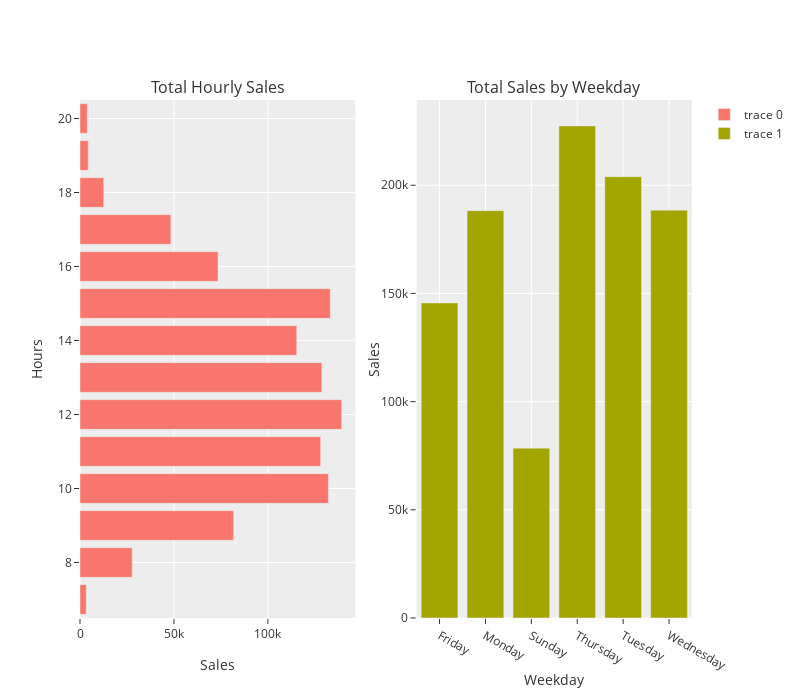

The cell this chart's notebook holds for it:
### Code cell
sales_by_hour = df_.groupby(by='Hour')['Sales'].sum().reset_index()
sales_by_weekday = df_.groupby(by='weekday')['Sales'].sum().reset_index()

fig = make_subplots(rows=1, cols=2,subplot_titles=("Total Hourly Sales", "Total Sales by Weekday"))
fig.add_trace(go.Bar(y=sales_by_hour.Hour, x=sales_by_hour.Sales,orientation='h'),row=1, col=1)
fig.add_trace(go.Bar(x=sales_by_weekday.weekday, y=sales_by_weekday.Sales),row=1, col=2)
fig.update_layout(height=700, width=800,template='ggplot2')
fig.update_xaxes(title_text="Sales", row=1, col=1)
fig.update_xaxes(title_text="Weekday", row=1, col=2)
fig.update_yaxes(title_text="Hours", row=1, col=1)
fig.update_yaxes(title_text="Sales", row=1, col=2)
fig.show()


del [sales_by_hour,sales_by_weekday]

### Figure 1 — Plotly figure (JSON) as saved in the notebook; plotly's stock layout.template omitted (floating-point values rounded to 4 significant figures)
{"data": [{"orientation": "h", "type": "bar", "x": [3312.0, 27780.0, 81740.0, 132200.0, 128100.0, 139200.0, 128700.0, 115400.0, 133200.0, 73480.0, 48370.0, 12610.0, 4366.0, 3835.0], "xaxis": "x", "y": [7, 8, 9, 10, 11, 12, 13, 14, 15, 16, 17, 18, 19, 20], "yaxis": "y"}, {"type": "bar", "x": ["Friday", "Monday", "Sunday", "Thursday", "Tuesday", "Wednesday"], "xaxis": "x2", "y": [145600.0, 188300.0, 78510.0, 227400.0, 203900.0, 188500.0], "yaxis": "y2"}], "layout": {"annotations": [{"font": {"size": 16}, "showarrow": false, "text": "Total Hourly Sales", "x": 0.225, "xanchor": "center", "xref": "paper", "y": 1, "yanchor": "bottom", "yref": "paper"}, {"font": {"size": 16}, "showarrow": false, "text": "Total Sales by Weekday", "x": 0.775, "xanchor": "center", "xref": "paper", "y": 1, "yanchor": "bottom", "yref": "paper"}], "height": 700, "width": 800, "xaxis": {"anchor": "y", "domain": [0, 0.45], "title": {"text": "Sales"}}, "xaxis2": {"anchor": "y2", "domain": [0.55, 1], "title": {"text": "Weekday"}}, "yaxis": {"anchor": "x", "domain": [0, 1], "title": {"text": "Hours"}}, "yaxis2": {"anchor": "x2", "domain": [0, 1], "title": {"text": "Sales"}}}}
